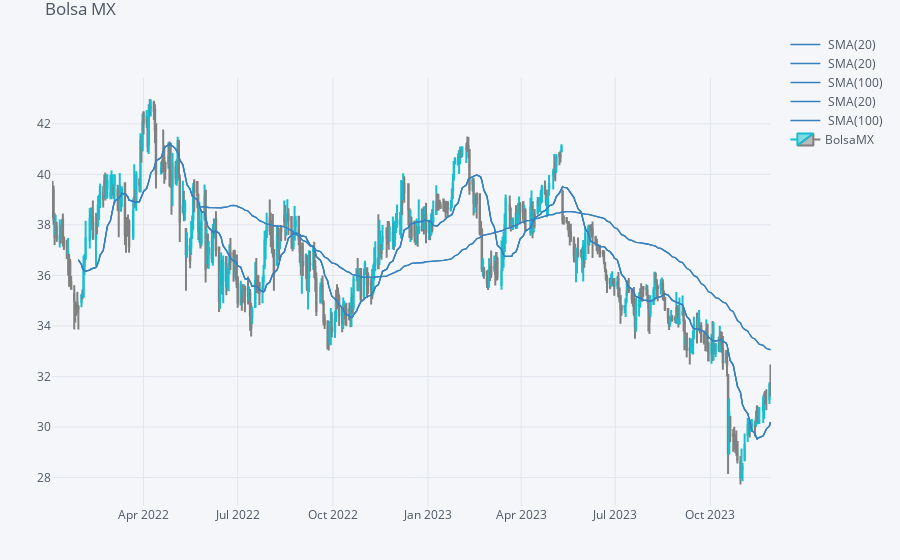

Source (notebook cell):
### Code cell
# crossover means that some times SMA(100) is up and SMA(20) is down and viceversa, normal is former, crossover is SMA(20) up ad SMA(100) down
qf.iplot(title="Bolsa MX", name="BolsaMX")

### Figure 1 — Plotly figure (JSON) as saved in the notebook; plotly's stock layout.template omitted (floating-point values rounded to 4 significant figures; data arrays with more than 128 entries replaced by an {"elided": "..."} marker saying what was removed)
{"data": [{"line": {"color": "rgba(55, 128, 191, 1.0)", "dash": "solid", "shape": "linear", "width": 1.3}, "mode": "lines", "name": " SMA(20)", "text": "", "type": "scatter", "x": {"elided": "481 str values"}, "y": {"elided": "481 mixed values"}, "yaxis": "y2"}, {"line": {"color": "rgba(55, 128, 191, 1.0)", "dash": "solid", "shape": "linear", "width": 1.3}, "mode": "lines", "name": " SMA(20)", "text": "", "type": "scatter", "x": {"elided": "481 str values"}, "y": {"elided": "481 mixed values"}, "yaxis": "y2"}, {"line": {"color": "rgba(55, 128, 191, 1.0)", "dash": "solid", "shape": "linear", "width": 1.3}, "mode": "lines", "name": " SMA(100)", "text": "", "type": "scatter", "x": {"elided": "481 str values"}, "y": {"elided": "481 mixed values"}, "yaxis": "y2"}, {"line": {"color": "rgba(55, 128, 191, 1.0)", "dash": "solid", "shape": "linear", "width": 1.3}, "mode": "lines", "name": " SMA(20)", "text": "", "type": "scatter", "x": {"elided": "481 str values"}, "y": {"elided": "481 mixed values"}, "yaxis": "y2"}, {"line": {"color": "rgba(55, 128, 191, 1.0)", "dash": "solid", "shape": "linear", "width": 1.3}, "mode": "lines", "name": " SMA(100)", "text": "", "type": "scatter", "x": {"elided": "481 str values"}, "y": {"elided": "481 mixed values"}, "yaxis": "y2"}, {"close": {"elided": "481 float values"}, "decreasing": {"line": {"color": "#808080"}}, "high": {"elided": "481 float values"}, "increasing": {"line": {"color": "#17BECF"}}, "low": {"elided": "481 float values"}, "name": "BolsaMX", "open": {"elided": "481 float values"}, "showlegend": true, "type": "candlestick", "x": {"elided": "481 str values"}, "yaxis": "y2"}], "layout": {"legend": {"bgcolor": "#F5F6F9", "font": {"color": "#4D5663"}}, "margin": {"b": 30, "l": 30, "r": 30, "t": 30}, "paper_bgcolor": "#F5F6F9", "plot_bgcolor": "#F5F6F9", "showlegend": true, "title": {"font": {"color": "#4D5663"}, "text": "Bolsa MX"}, "xaxis": {"anchor": "y2", "gridcolor": "#E1E5ED", "rangeselector": {"bgcolor": "rgba(150, 200, 250, 1)", "buttons": [{"count": 1, "label": "1m", "step": "month", "stepmode": "backward"}, {"count": 1, "label": "1y", "step": "year", "stepmode": "backward"}], "font": {"size": 13}, "visible": false, "x": 0, "y": 0.9}, "rangeslider": {"visible": false}, "showgrid": true, "tickfont": {"color": "#4D5663"}, "title": {"font": {"color": "#4D5663"}, "text": ""}, "zerolinecolor": "#E1E5ED"}, "yaxis": {"gridcolor": "#E1E5ED", "showgrid": true, "showticklabels": false, "tickfont": {"color": "#4D5663"}, "title": {"font": {"color": "#4D5663"}, "text": ""}, "zerolinecolor": "#E1E5ED"}, "yaxis2": {"domain": [0, 0.9], "gridcolor": "#E1E5ED", "showgrid": true, "tickfont": {"color": "#4D5663"}, "title": {"font": {"color": "#4D5663"}, "text": ""}, "zerolinecolor": "#E1E5ED"}}}
